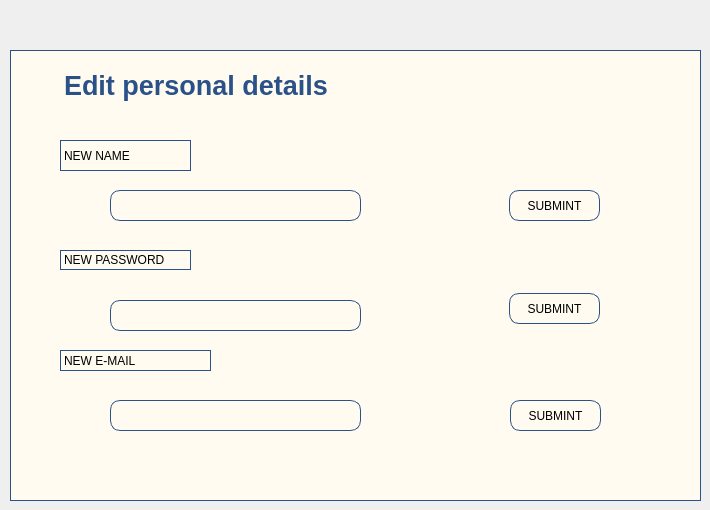
    <widget class="QWidget" name="changeinfo">
     <widget class="QWidget" name="widget_19" native="true">
      <property name="geometry">
       <rect>
        <x>10</x>
        <y>50</y>
        <width>691</width>
        <height>451</height>
       </rect>
      </property>
      <property name="styleSheet">
       <string notr="true">border:1px solid  rgb(43, 82, 136);


background-color: rgb(255, 251, 240);</string>
      </property>
      <widget class="QPushButton" name="savePassword">
       <property name="geometry">
        <rect>
         <x>499</x>
         <y>243</y>
         <width>91</width>
         <height>31</height>
        </rect>
       </property>
       <property name="styleSheet">
        <string notr="true">border-radius:10px;
font: 10pt &quot;Segoe UI&quot;;
border:1px solid  rgb(43, 82, 136);
</string>
       </property>
       <property name="text">
        <string>SUBMINT</string>
       </property>
      </widget>
      <widget class="QLineEdit" name="emaillabel">
       <property name="geometry">
        <rect>
         <x>100</x>
         <y>350</y>
         <width>251</width>
         <height>31</height>
        </rect>
       </property>
       <property name="styleSheet">
        <string notr="true">border-radius:10px;
font: 10pt &quot;Segoe UI&quot;;
border:1px solid  rgb(43, 82, 136);
</string>
       </property>
      </widget>
      <widget class="QLabel" name="label_24">
       <property name="geometry">
        <rect>
         <x>50</x>
         <y>200</y>
         <width>131</width>
         <height>20</height>
        </rect>
       </property>
       <property name="text">
        <string>NEW PASSWORD</string>
       </property>
      </widget>
      <widget class="QPushButton" name="saveEmail">
       <property name="geometry">
        <rect>
         <x>500</x>
         <y>350</y>
         <width>91</width>
         <height>31</height>
        </rect>
       </property>
       <property name="styleSheet">
        <string notr="true">border-radius:10px;
font: 10pt &quot;Segoe UI&quot;;
border:1px solid  rgb(43, 82, 136);
</string>
       </property>
       <property name="text">
        <string>SUBMINT</string>
       </property>
      </widget>
      <widget class="QPushButton" name="back12">
       <property name="geometry">
        <rect>
         <x>599</x>
         <y>573</y>
         <width>111</width>
         <height>31</height>
        </rect>
       </property>
       <property name="text">
        <string>BACK</string>
       </property>
      </widget>
      <widget class="QPushButton" name="saveUsername">
       <property name="geometry">
        <rect>
         <x>499</x>
         <y>140</y>
         <width>91</width>
         <height>31</height>
        </rect>
       </property>
       <property name="styleSheet">
        <string notr="true">border-radius:10px;
font: 10pt &quot;Segoe UI&quot;;
border:1px solid  rgb(43, 82, 136);
</string>
       </property>
       <property name="text">
        <string>SUBMINT</string>
       </property>
      </widget>
      <widget class="QLineEdit" name="passlabel">
       <property name="geometry">
        <rect>
         <x>100</x>
         <y>250</y>
         <width>251</width>
         <height>31</height>
        </rect>
       </property>
       <property name="styleSheet">
        <string notr="true">border-radius:10px;
font: 10pt &quot;Segoe UI&quot;;
border:1px solid  rgb(43, 82, 136);
</string>
       </property>
      </widget>
      <widget class="QLabel" name="label_45">
       <property name="geometry">
        <rect>
         <x>50</x>
         <y>90</y>
         <width>131</width>
         <height>31</height>
        </rect>
       </property>
       <property name="text">
        <string>NEW NAME</string>
       </property>
      </widget>
      <widget class="QLineEdit" name="nameuser">
       <property name="geometry">
        <rect>
         <x>100</x>
         <y>140</y>
         <width>251</width>
         <height>31</height>
        </rect>
       </property>
       <property name="styleSheet">
        <string notr="true">border-radius:10px;
font: 10pt &quot;Segoe UI&quot;;
border:1px solid  rgb(43, 82, 136);
</string>
       </property>
      </widget>
      <widget class="QLabel" name="label_20">
       <property name="geometry">
        <rect>
         <x>50</x>
         <y>10</y>
         <width>401</width>
         <height>51</height>
        </rect>
       </property>
       <property name="toolTip">
        <string>&lt;html&gt;&lt;head/&gt;&lt;body&gt;&lt;p align=&quot;center&quot;&gt;&lt;br/&gt;&lt;/p&gt;&lt;/body&gt;&lt;/html&gt;</string>
       </property>
       <property name="styleSheet">
        <string notr="true">color: rgb(43, 82, 136);
border-color: rgb(255, 251, 240);
font: 700 30pt &quot;Times New Roman&quot;;</string>
       </property>
       <property name="text">
        <string>&lt;html&gt;&lt;head/&gt;&lt;body&gt;&lt;p&gt;&lt;span style=&quot; font-size:20pt; font-weight:700;&quot;&gt;Edit personal details&lt;/span&gt;&lt;/p&gt;&lt;/body&gt;&lt;/html&gt;</string>
       </property>
      </widget>
      <widget class="QLabel" name="label_46">
       <property name="geometry">
        <rect>
         <x>50</x>
         <y>300</y>
         <width>151</width>
         <height>21</height>
        </rect>
       </property>
       <property name="text">
        <string>NEW E-MAIL</string>
       </property>
      </widget>
     </widget>
    </widget>
